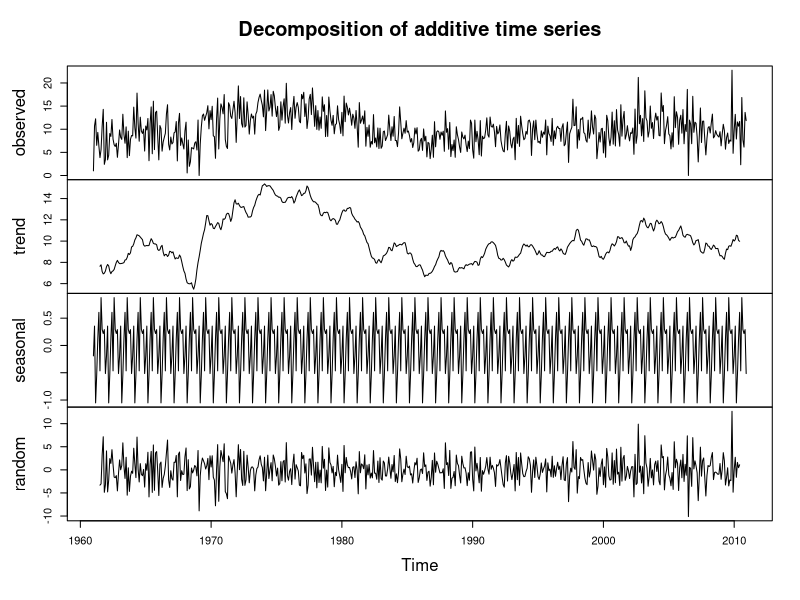
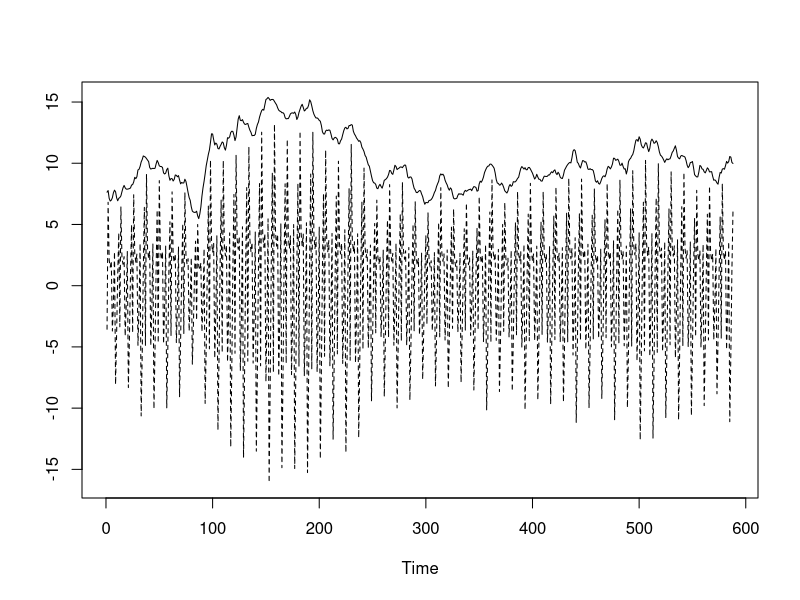
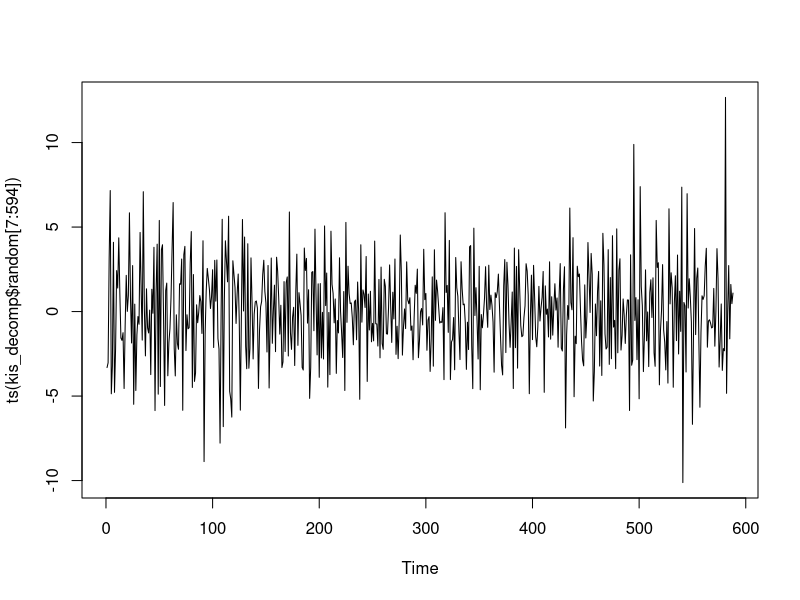
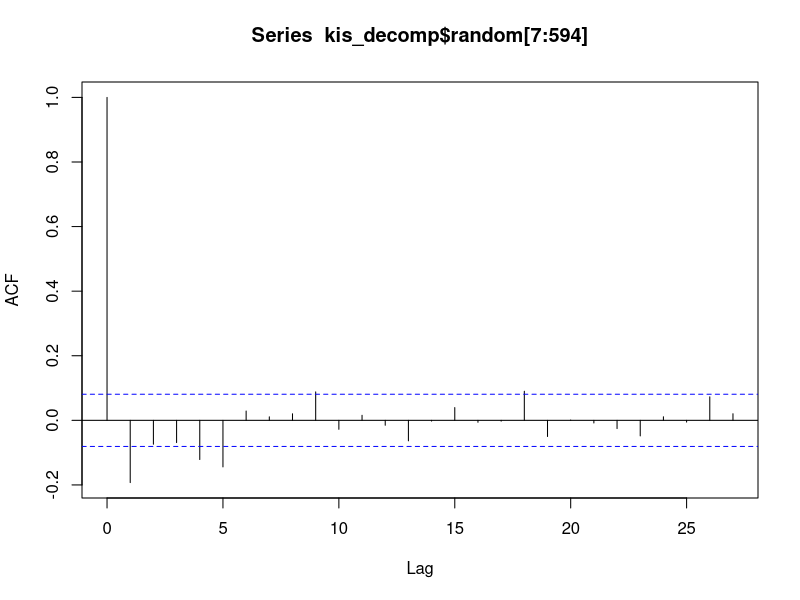

Reproduce these figures in R, in order. (Note: this script raises an error after producing the figures.)
##Time Series Analysis of Kisumu Rainfall Data
library('plyr')
#set working directory
setwd("C:/Users/kidi wa logha/Dropbox/enviromental statistics/kisumu")
#load the data
kisumu=read.table('kisumu.csv',header=T,sep=',')
#inhouse cleaning
kisumu$Season=NULL;kisumu$X=NULL;kisumu$Type=NULL;kisumu$Year=NULL
################################stack the data
kis_tack=stack(kisumu)
names(kis_tack)=c('Rainfall','Month')
##TIme series analysis
attach(kis_tack)
#smoothing the data
rain=ts(Rainfall,start=c(1961,1),frequency=12)
#rain=matrix(rain,50,12)
kis_decomp=decompose(sqrt(rain))
############################
plot(kis_decomp)
########
trend=kis_decomp$trend
seasonal=kis_decomp$seasonal
ts.plot(cbind(trend[7:594],trend[7:594]*seasonal[7:594]),lty=1:2)
#from the above two plots, I have identified trend and seasonal effects
#and i have to deseasonalize the data and remov the trend
#Detection of the autocorrelation
plot(ts(kis_decomp$random[7:594]))
acf(kis_decomp$random[7:594])
#standard deviation
sd(rain[7:594])#77.89395
#########################
sd(rain[7:594])-kis_decomp$trend[7:594]#standard deviation of the series after
#subtracting the the trend estimate
sd(kis_decomp$random[7:594])#standard deviaton after seasonal adjustment#2.811256
#reduction in standard deviation shows that the seasonal adjustment has been very
#effective
############################################################
#ARIMA
arima(sqrt(rain)[7:594],order=c(1,0,0),seasonal=list(order=c(1,0,0),period=12))
####order 2
arima(rain[7:594],order=c(2,0,0),seasonal=list(order=c(1,1,0),period=4))
##log transformation
arima(log(jj),order=c(1,0,0),seasonal=list(order=c(1,1,0),period=4))
arima(log(jj),order=c(2,0,0),seasonal=list(order=c(1,1,0),period=4))







